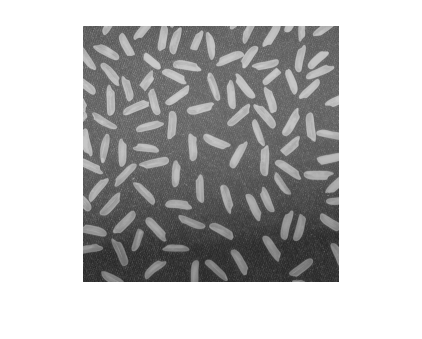
%> input picture rice.png, 422 x 339 px
$ octave object-counting-binary-image.m   (GNU Octave 9; MATLAB toolbox functions it lacks are replaced by stand-ins)
%> lines starting %> are read from the running program, lines starting %| are printed output that depends on the picture; in (x1, y1, x2, y2) boxes, pixels count from 0 and x2, y2 are one past the last pixel; in counts of white or black regions, pixels touching at a corner belong together; the program's own positions count from 1
grayImg = imread('rice.png');
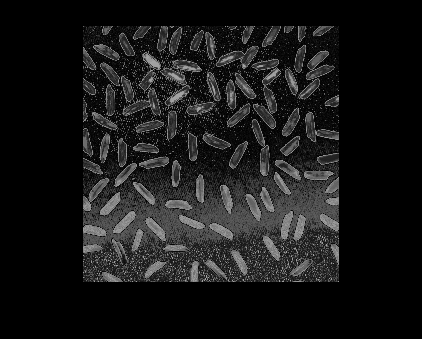
%> grayImg: size 339x422 uint8; min 0, max 165, mean 23.7

figure;

imshow(grayImg);

binaryImg = imbinarize(grayImg);
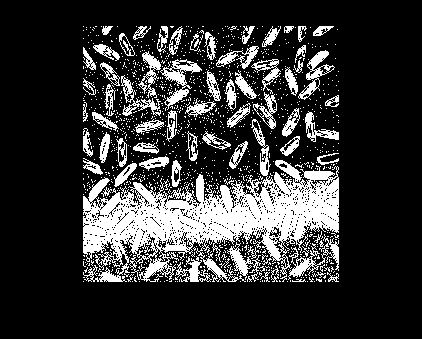
%> binaryImg: size 339x422 logical; 20% white; 1207 white regions (1140 under 20 px), largest, box (x1, y1, x2, y2) and area: (83, 119, 339, 282) 15417, (160, 59, 202, 110) 658, (288, 234, 339, 280) 623

[labeledImg, numObjects] = bwlabel(binaryImg);
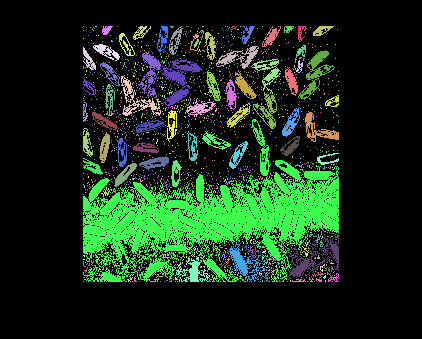
%> labeledImg: size 339x422 double; 1208 distinct labels, from 0 to 1207; one colour per label, 0 black
%> numObjects = 1207

figure;

subplot(1, 2, 1);

imshow(binaryImg);

title('Binary Image');

subplot(1, 2, 2);

imshow(label2rgb(labeledImg));
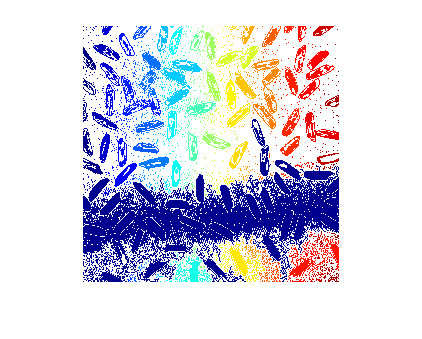
%> displayed picture: size 339x422x3, on the screen's scale of 0 to 255; mean R, G, B 215.6, 214.6, 229.9

title(['Objects Counted: ', num2str(numObjects)]);
